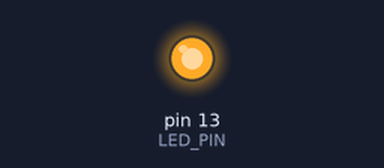
The sketch below on a simulated Arduino Uno, built with avr-gcc and run on an emulated ATmega328P. On the bench: output pins drawn as LEDs (lit = HIGH).

Above: at 1.2 s.
At 5.7 s:
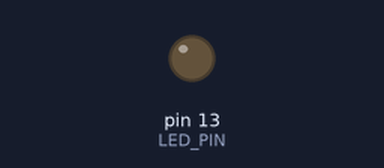
Timing chart, 0 to 7.8 s (numbered marks = the images above):
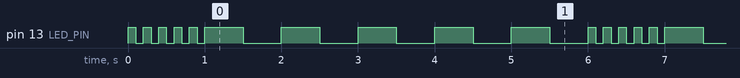

The sketch:

FastSlowBlink.ino
```cpp
const int LED_PIN = 13;
void setup() {
  pinMode(LED_PIN, OUTPUT);
}
void loop() {
  for (int i = 0; i < 5; i++) {
    digitalWrite(LED_PIN, HIGH);
    delay(100);
    digitalWrite(LED_PIN, LOW);
    delay(100);
  }
  for (int i = 0; i < 5; i++) {
    digitalWrite(LED_PIN, HIGH);
    delay(500);
    digitalWrite(LED_PIN, LOW);
    delay(500);
  }
}
```

Measured:
- by itself, pin 13 (LED_PIN): repeats every 6.0 s: 4 × (LOW 0.10 s, HIGH 0.10 s), LOW 0.10 s, 5 × (HIGH 0.50 s, LOW 0.50 s), HIGH 0.10 s
- by itself, everything shown: repeats every 6.0 s, in 20 steps
